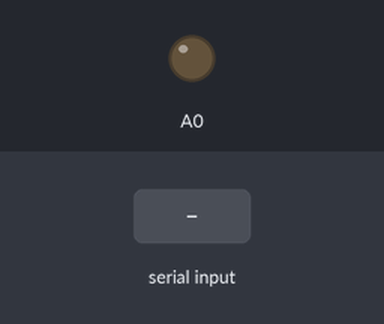
Bench run of a sketch on a simulated Arduino Uno, built with avr-gcc and run on an emulated ATmega328P. Parts: output pins drawn as LEDs (lit = HIGH). The test bench sets the inputs (shaded band). What the sketch prints to the serial monitor is not drawn.

Above: at 1.2 s.
1.3 s: "30,150\n" received over Serial
At 1.9 s:
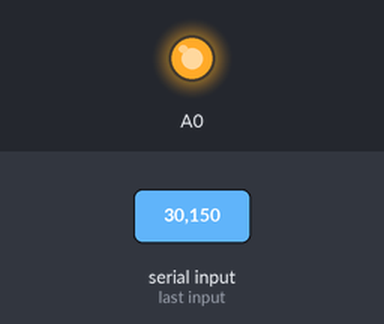
Timing chart, 0 to 4.3 s (numbered marks = the images above; inputs shaded):
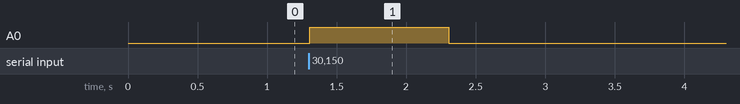

Measured:
- after the input at 1.3 s, A0: LOW → HIGH at once, → LOW 1.0 s later

The sketch:

dc_motor.ino
```cpp
void setup()
{
  pinMode(A0, OUTPUT);
  Serial.begin(9600);
  while (! Serial);
  Serial.println("Speed 0 to 255");
}
void loop()
{
  if (Serial.available())
  {
    int speed = Serial.parseInt();
    if (speed >= 0 && speed <= 255)
    {
      analogWrite(A0, speed);
    }
  }
}
```
